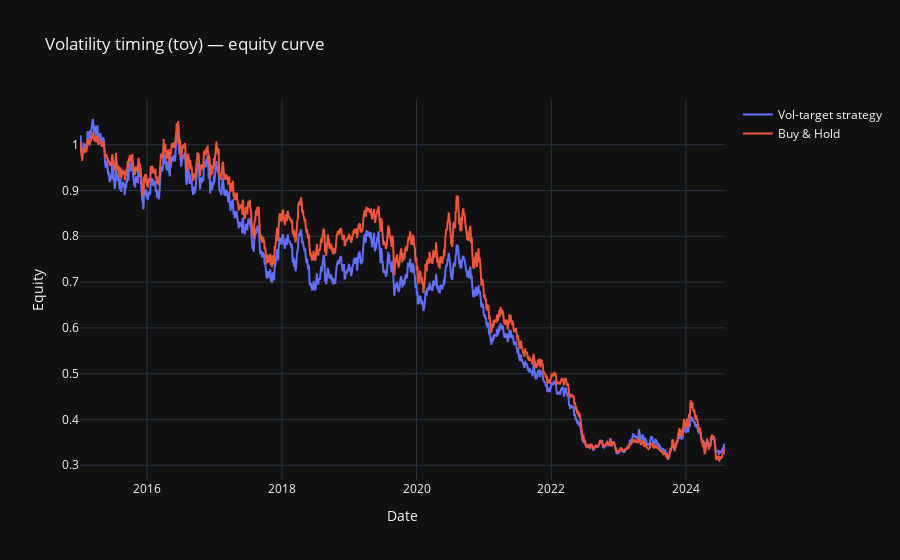

Notebook cell for this chart:
### Markdown cell above
## 10) Strategy lab (toy): volatility timing on the underlying

Simple idea:
- When forecast vol is high, reduce exposure; when low, increase exposure.
- Position \(w_t = \min(w_{max}, \frac{\sigma_{target}}{\hat\sigma_t})\).

This is a common “risk control” concept used in volatility targeting funds.

**Interpretation**
- It stabilizes risk and reduces drawdowns
- But can underperform in strong trends (because you reduce exposure after shocks)

### Code cell
def vol_target_strategy(px: pd.Series, vol_est_ann: pd.Series, target_vol: float = 0.15, w_max: float = 2.0):
    r_simple = px.pct_change().dropna()
    vol = vol_est_ann.reindex(r_simple.index).replace(0, np.nan).ffill()
    w = (target_vol / vol).clip(0, w_max).fillna(0.0)
    # lag weights to avoid look-ahead
    strat_ret = (w.shift(1).fillna(0.0) * r_simple).rename("ret")
    equity = (1 + strat_ret).cumprod()
    bh = (1 + r_simple).cumprod().rename("buy_hold")
    out = pd.DataFrame({"ret": strat_ret, "equity": equity, "buy_hold": bh, "weight": w})
    return out

# Use GARCH vol if available, else rolling vol
vol_est = (garch_fit["cond_vol_ann"] if garch_fit is not None else hist_vol).reindex(px.index).ffill()
out = vol_target_strategy(px, vol_est, target_vol=0.15, w_max=2.0).dropna()

fig = go.Figure()
fig.add_trace(go.Scatter(x=out.index, y=out["equity"], mode="lines", name="Vol-target strategy"))
fig.add_trace(go.Scatter(x=out.index, y=out["buy_hold"], mode="lines", name="Buy & Hold"))
fig.update_layout(template="plotly_dark", title="Volatility timing (toy) — equity curve", xaxis_title="Date", yaxis_title="Equity")
fig.show()
fig.write_html(ASSETS_DIR / "strategy_vol_target_equity.html")

fig2 = go.Figure()
fig2.add_trace(go.Scatter(x=out.index, y=out["weight"], mode="lines", name="Weight"))
fig2.update_layout(template="plotly_dark", title="Vol-target strategy — exposure weight", xaxis_title="Date", yaxis_title="Weight")
fig2.show()
fig2.write_html(ASSETS_DIR / "strategy_vol_target_weight.html")

out[["ret","equity","weight"]].tail()

### Figure 1 — Plotly figure (JSON) as saved in the notebook; plotly's stock layout.template omitted (floating-point values rounded to 4 significant figures; data arrays with more than 128 entries replaced by an {"elided": "..."} marker saying what was removed)
{"data": [{"mode": "lines", "name": "Vol-target strategy", "type": "scatter", "x": {"elided": "2499 str values"}, "y": {"elided": "2499 float values"}}, {"mode": "lines", "name": "Buy & Hold", "type": "scatter", "x": {"elided": "2499 str values"}, "y": {"elided": "2499 float values"}}], "layout": {"title": {"text": "Volatility timing (toy) — equity curve"}, "xaxis": {"title": {"text": "Date"}}, "yaxis": {"title": {"text": "Equity"}}}}
